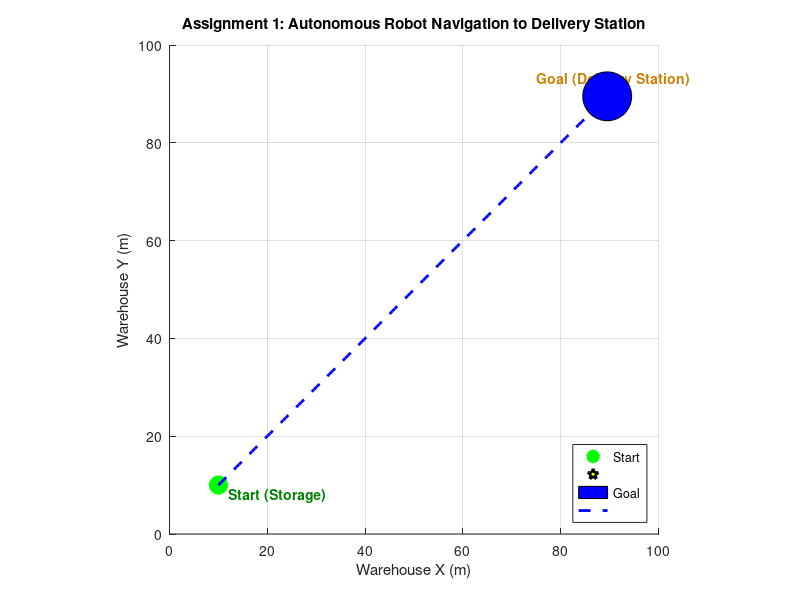

Write MATLAB code to recreate this figure.
function assignment1_delivery_station
    % CS359: Artificial Intelligence for Robotics - Lab Assignment 11
    % Assignment 1: Autonomous Robot Navigation to a Delivery Station
    % Real-world application: Warehouse goods delivery
    %
    % Problem Statement: Develop an APF-based simulation in which an autonomous
    % robot moves from its starting position to a specified goal position
    % using an attractive potential field.

    global radius;
    clear M; close all;
    maxSimTime = 1000;
    radius = 5;
    figure('Name', 'Assignment 1: Navigation to Delivery Station (APF)', 'NumberTitle', 'off');
    axis([0 100 0 100]);
    axis equal;
    grid on;
    hold on;
    xlabel('Warehouse X (m)');
    ylabel('Warehouse Y (m)');
    title('Assignment 1: Autonomous Robot Navigation to Delivery Station');

    % Define Start (Storage Location) and Goal (Delivery Station)
    Start = [10, 10];
    Goal = [90, 90];
    k_att = 1.0;
    v_max = 1.5;
    dt = 0.5;
    goal_thresh = 1.0;

    % Draw Start and Goal Markers
    plot(Start(1), Start(2), 'go', 'MarkerSize', 12, 'LineWidth', 2, 'MarkerFaceColor', 'g');
    text(Start(1)+2, Start(2)-2, 'Start (Storage)', 'FontSize', 10, 'FontWeight', 'bold', 'Color', [0 0.5 0]);
    plot(Goal(1), Goal(2), 'kp', 'MarkerSize', 16, 'LineWidth', 2, 'MarkerFaceColor', 'y');
    text(Goal(1)-15, Goal(2)+3, 'Goal (Delivery Station)', 'FontSize', 10, 'FontWeight', 'bold', 'Color', [0.8 0.5 0]);

    positionA = Start;
    trajectoryA = positionA;
    notMovingA = 0;

    for t = 1:maxSimTime
        % Calculate attractive force and next position
        [positionNewA, finishA] = getPositionA_APF(positionA, Goal, k_att, v_max, dt, goal_thresh);

        if norm(positionNewA - positionA) > 1e-4
            positionA = positionNewA;
            notMovingA = 0;
        else
            notMovingA = notMovingA + 1;
        end
        trajectoryA = [trajectoryA; positionA];

        % Graphics and visualization
        handleA = rectangle('Position', [positionA(1)-radius, positionA(2)-radius, 2*radius, 2*radius], ...
                            'Curvature', [1 1], 'FaceColor', 'b', 'EdgeColor', 'k');
        drawnow;

        if finishA == 1
            fprintf('[Assignment 1] Destination reached at step %d!\n', t);
            break;
        end
        if notMovingA > 15
            fprintf('[Assignment 1] Robot reached steady state / stopped.\n');
            break;
        end

        delete(handleA);
    end

    % Plot full path trace
    plot(trajectoryA(:, 1), trajectoryA(:, 2), 'b--', 'LineWidth', 2);
    legend('Start', '', 'Goal', '', 'Robot Final', 'Path Trajectory', 'Location', 'southeast');
    hold off;
end

function [posNew, finish] = getPositionA_APF(pos, Goal, k_att, v_max, dt, thresh)
    dist = norm(Goal - pos);
    if dist <= thresh
        posNew = Goal;
        finish = 1;
        return;
    end

    % Attractive force computation
    F_att = k_att * (Goal - pos);
    f_norm = norm(F_att);
    if f_norm > 1e-6
        speed = min(v_max, f_norm);
        velocity = speed * (F_att / f_norm);
    else
        velocity = [0, 0];
    end

    posNew = pos + velocity * dt;
    if norm(Goal - posNew) <= thresh
        finish = 1;
    else
        finish = 0;
    end
end
